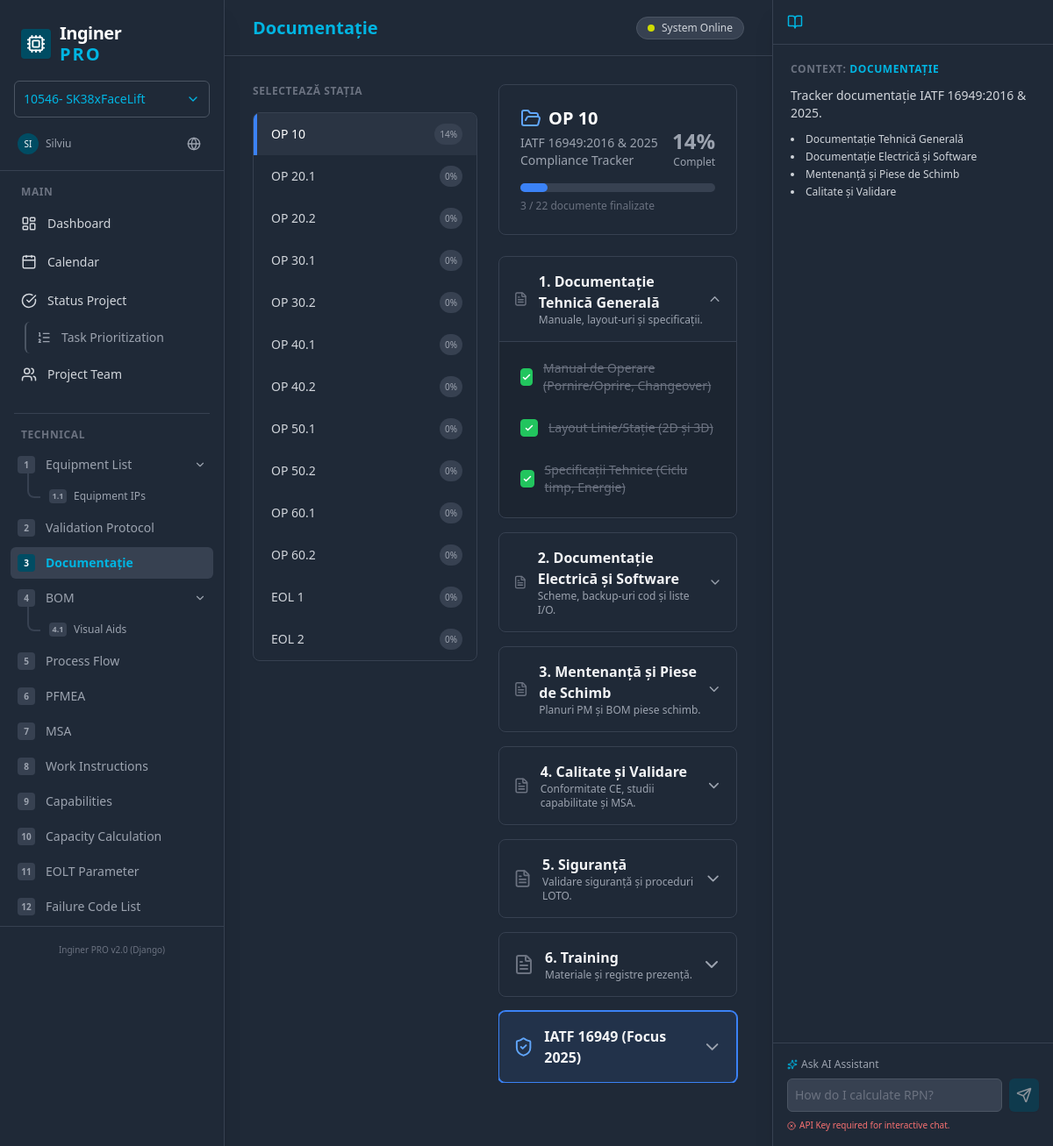
/documentation/, run on the app's committed database.
### core/models.py (models this page shows, shortened)
class Equipment(models.Model):
    OWNER_CHOICES = [
        ('Customer', 'Customer'),
        ('Preh', 'Preh'),
    ]
    station = models.CharField(max_length=50)
    owner = models.CharField(max_length=50, choices=OWNER_CHOICES)
    eq_number = models.CharField(max_length=50, verbose_name="Equipment Number")
    power_supply = models.CharField(max_length=100)
    power_kw = models.CharField(max_length=20, blank=True)
    air_supply_bar = models.CharField(max_length=20, default='no')
    air_supply_diam = models.CharField(max_length=20, default='no')
    height = models.CharField(max_length=50, blank=True, verbose_name="Inaltime [mm]")
    width = models.CharField(max_length=50, blank=True, verbose_name="Latime [mm]")
    length = models.CharField(max_length=50, blank=True, verbose_name="Lungime [mm]")
    weight = models.CharField(max_length=50, blank=True, verbose_name="Greutate [kg]")
    photo_front = models.URLField(blank=True, verbose_name="Front Photo URL")
    photo_tag = models.URLField(blank=True, verbose_name="Tag Photo URL")
    class Meta:
        ordering = ['id']
        verbose_name_plural = "Equipment"

class DocumentationCategory(models.Model):
    code = models.CharField(max_length=50, unique=True)  # e.g., 'general', 'electrical'
    title_key = models.CharField(max_length=50)  # Translation key for title
    desc_key = models.CharField(max_length=50, blank=True)  # Translation key for description
    order = models.PositiveIntegerField(default=0)
    is_highlighted = models.BooleanField(default=False)  # For IATF2025 special styling
    class Meta:
        ordering = ['order']
        verbose_name_plural = "Documentation Categories"

class DocumentationChecklistItem(models.Model):
    category = models.ForeignKey(
        DocumentationCategory,
        on_delete=models.CASCADE,
        related_name='items'
    )
    item_key = models.CharField(max_length=50)  # Translation key for the item text
    order = models.PositiveIntegerField(default=0)
    class Meta:
        ordering = ['category__order', 'order']

### core/views.py (the view)
# urls.py: path('documentation/', views.documentation, name='documentation'),
def documentation(request):
    equipment_list = Equipment.objects.all()
    categories = list(DocumentationCategory.objects.prefetch_related('items').all())
    for category in categories:
        category.translated_title = DOC_TRANSLATIONS.get(category.title_key, category.title_key)
        category.translated_desc = DOC_TRANSLATIONS.get(category.desc_key, '') if category.desc_key else ''
        for item in category.items.all():
            item.translated_text = DOC_TRANSLATIONS.get(item.item_key, item.item_key)
    selected_id = request.GET.get('equipment_id')
    if selected_id:
        selected_equipment = get_object_or_404(Equipment, pk=selected_id)
    else:
        selected_equipment = equipment_list.first()
    results = {}
    if selected_equipment:
        for result in selected_equipment.documentation_results.all():
            results[result.checklist_item_id] = result.is_checked
    equipment_progress = {}
    for equip in equipment_list:
        equipment_progress[equip.id] = get_equipment_doc_progress(equip)
    total_items = DocumentationChecklistItem.objects.count()
    checked_count = len([v for v in results.values() if v])
    current_progress = round((checked_count / total_items) * 100) if total_items > 0 else 0
    context = {
        'active_view': 'documentation',
        'page_title': 'Documentație',
        'equipment_list': equipment_list,
        'selected_equipment': selected_equipment,
        'categories': categories,
        'results': results,
        'equipment_progress': equipment_progress,
        'current_progress': current_progress,
        'total_items': total_items,
        'checked_count': checked_count,
    }
    return render(request, 'documentation.html', context)

### core/templatetags/validation_extras.py (called while the page is built)
@register.filter
def get_item(dictionary, key):
    if dictionary is None:
        return None
    return dictionary.get(key)

### core/views.py (called while the page is built)
def get_equipment_doc_progress(equipment):
    total_items = DocumentationChecklistItem.objects.count()
    if total_items == 0:
        return 0
    checked_count = equipment.documentation_results.filter(is_checked=True).count()
    return round((checked_count / total_items) * 100)

### templates/documentation.html (shortened to what this page needs)
{% extends 'base.html' %}
{% load static %}
{% load validation_extras %}
{% block content %}
<div class="flex h-full gap-6 pb-10">
    <div class="w-64 flex-shrink-0 flex flex-col gap-2">
        <h3 class="font-bold text-gray-500 text-xs uppercase tracking-wider mb-2">Selectează Stația</h3>
        <div
            class="bg-gray-800 rounded-lg border border-gray-700 shadow-sm overflow-hidden flex flex-col max-h-[calc(100vh-200px)] overflow-y-auto">
            {% for equip in equipment_list %}
            {% with prog=equipment_progress|get_item:equip.id %}
            <a href="?equipment_id={{ equip.id }}" class="text-left px-4 py-3 text-sm font-medium border-l-4 transition-all flex justify-between items-center
                      {% if selected_equipment.id == equip.id %}
                      bg-gray-700/50 border-blue-500 text-white
                      {% else %}
                      border-transparent text-gray-300 hover:bg-gray-700
                      {% endif %}">
                <span class="truncate">{{ equip.station }}</span>
                <span id="sidebar-progress-{{ equip.id }}"
                    class="text-[10px] px-1.5 py-0.5 rounded-full
                             {% if prog == 100 %}bg-green-900/30 text-green-400{% else %}bg-gray-700 text-gray-400{% endif %}">
                    {{ prog|default:0 }}%
                </span>
            </a>
            {% endwith %}
            {% empty %}
            <div class="p-4 text-xs text-gray-400 text-center">Nu există echipamente. Adaugă echipamente în Equipment
                List.</div>
            {% endfor %}
        </div>
    </div>
    <div class="flex-1 space-y-6 overflow-y-auto pr-2">
        <div class="bg-gray-800 p-6 rounded-lg border border-gray-700 shadow-sm">
            <div class="flex justify-between items-end mb-4">
                <div>
                    <h2 class="text-xl font-bold text-white flex items-center gap-2">
                        <i data-lucide="folder-open" class="text-blue-400"></i>
                        {{ selected_equipment.station|default:"General" }}
                    </h2>
                    <p class="text-sm text-gray-400 mt-1">IATF 16949:2016 & 2025 Compliance Tracker</p>
                </div>
                <div class="text-right">
                    <span id="header-progress"
                        class="text-2xl font-bold {% if current_progress == 100 %}text-green-400{% elif current_progress >= 50 %}text-yellow-400{% else %}text-gray-400{% endif %}">{{ current_progress }}%</span>
                    <span class="text-xs text-gray-400 block">Complet</span>
                </div>
            </div>
            <div class="w-full bg-gray-700 rounded-full h-2.5">
                <div id="progress-bar"
                    class="{% if current_progress == 100 %}bg-green-500{% else %}bg-blue-500{% endif %} h-2.5 rounded-full transition-all duration-500"
                    style="width: {{ current_progress }}%;"></div>
            </div>
            <p class="text-xs text-gray-500 mt-2">
                <span id="checked-count">{{ checked_count }} / {{ total_items }}</span> documente finalizate
            </p>
        </div>
        <div id="checklist-sections" class="grid grid-cols-1 gap-4">
            {% for category in categories %}
            <div
                class="bg-gray-800 rounded-lg border {% if category.is_highlighted %}border-blue-500 ring-1 ring-blue-500{% else %}border-gray-700{% endif %} shadow-sm overflow-hidden transition-all">
                <button onclick="toggleSection('section-{{ category.code }}')"
                    class="w-full p-4 flex items-center justify-between transition-colors {% if category.is_highlighted %}bg-blue-500/10{% else %}hover:bg-gray-700{% endif %}">
                    <div class="flex items-center gap-3">
                        {% if category.is_highlighted %}
                        <i data-lucide="shield-check" class="text-blue-400"></i>
                        {% else %}
                        <i data-lucide="file-text" class="text-gray-500"></i>
                        {% endif %}
                        <div class="text-left">
                            <h3 class="font-bold text-gray-100">{{ category.translated_title }}</h3>
                            {% if category.translated_desc %}
                            <p class="text-xs text-gray-400">{{ category.translated_desc }}</p>
                            {% endif %}
                        </div>
                    </div>
                    <i data-lucide="chevron-down" class="text-gray-400 transition-transform section-chevron"
                        id="chevron-{{ category.code }}"></i>
                </button>
                <div id="section-{{ category.code }}" class="hidden p-4 pt-0 border-t border-gray-700 bg-black/10">
                    <div class="space-y-3 mt-3">
                        {% for item in category.items.all %}
                        {% with is_checked=results|default_if_none:""|get_item:item.id %}
                        <div id="doc-item-{{ item.id }}"
                            class="flex items-center gap-3 p-2 rounded hover:bg-gray-700/50 cursor-pointer transition-colors"
                            hx-post="/documentation/toggle/{{ selected_equipment.id }}/{{ item.id }}/"
                            hx-swap="outerHTML">
                            <div
                                class="w-5 h-5 rounded border flex items-center justify-center transition-colors {% if is_checked %}bg-green-500 border-green-500 text-white{% else %}border-gray-500 bg-gray-800{% endif %}">
                                {% if is_checked %}
                                <svg class="w-3 h-3" fill="none" stroke="currentColor" viewBox="0 0 24 24">
                                    <path stroke-linecap="round" stroke-linejoin="round" stroke-width="3"
                                        d="M5 13l4 4L19 7"></path>
                                </svg>
                                {% endif %}
                            </div>
                            <span
                                class="text-sm {% if is_checked %}text-gray-500 line-through{% else %}text-gray-200{% endif %}">
                                {{ item.translated_text }}
                            </span>
                        </div>
                        {% endwith %}
                        {% endfor %}
                    </div>
                </div>
            </div>
            {% endfor %}
        </div>
    </div>
</div>
{% endblock %}

### templates/base.html (style rules this page uses)
* { scrollbar-width: thin; scrollbar-color: #4b5563 #1f2937; }

### data on the page
Equipment: station "OP 10", prog "14"
Equipment: station "OP 20.1", prog "0"
Equipment: station "OP 20.2", prog "0"
Equipment: station "OP 30.1", prog "0"
Equipment: station "OP 30.2", prog "0"
Equipment: station "OP 40.1", prog "0"
Equipment: station "OP 40.2", prog "0"
Equipment: station "OP 50.1", prog "0"
Equipment: station "OP 50.2", prog "0"
Equipment: station "OP 60.1", prog "0"
Equipment: station "OP 60.2", prog "0"
Equipment: station "EOL 1", prog "0"
Equipment: station "EOL 2", prog "0"
DocumentationCategory: is_highlighted False (drawn), translated_title "1. Documentație Tehnică Generală", translated_desc "Manuale, layout-uri și specificații."
DocumentationChecklistItem: translated_text "Manual de Operare (Pornire/Oprire, Changeover)"
DocumentationChecklistItem: translated_text "Layout Linie/Stație (2D și 3D)"
DocumentationChecklistItem: translated_text "Specificații Tehnice (Ciclu timp, Energie)"
DocumentationCategory: is_highlighted False (drawn), translated_title "2. Documentație Electrică și Software", translated_desc "Scheme, backup-uri cod și liste I/O."
DocumentationCategory: is_highlighted False (drawn), translated_title "3. Mentenanță și Piese de Schimb", translated_desc "Planuri PM și BOM piese schimb."
DocumentationCategory: is_highlighted False (drawn), translated_title "4. Calitate și Validare", translated_desc "Conformitate CE, studii capabilitate și MSA."
DocumentationCategory: is_highlighted False (drawn), translated_title "5. Siguranță", translated_desc "Validare siguranță și proceduri LOTO."
DocumentationCategory: is_highlighted False (drawn), translated_title "6. Training", translated_desc "Materiale și registre prezență."
DocumentationCategory: is_highlighted True (drawn), translated_title "IATF 16949 (Focus 2025)"

### other printed values
{{ page_title|default:"Dashboard" }} "Documentație"
{{ current_progress }} "14"
{{ checked_count }} "3"
{{ total_items }} "22"
{{ page_title|default:"Dashboard" }} "DOCUMENTAȚIE"
